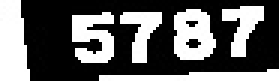
#> input picture database1/36.jpg, 93 x 27 px, given in place of 93.jpg, which was not available (shown 3 times larger)
$ python lpr.py   (older library calls are emulated)
#> lines starting #> are read from the running program, lines starting #| are printed output that depends on the picture; after the words box and inside, x2 and y2 are one past the last pixel; in counts of white or black regions, pixels touching at a corner belong together; pictures that were not available may be replaced by others from this repository, and a replacement may not be noted
### part.py
import cv2
import numpy as np
import imutils
from scipy.spatial import distance
import os
import datetime
from datetime import date
from datetime import datetime
# [102 lines left out: functions sort_contours, last_part, not called in this run]

def mid_part(mid):
    last11 = cv2.cvtColor(mid, cv2.COLOR_BGR2GRAY)
    wwlast, hwlast = last11.shape[::-1]
    last = mid[round(hwlast/2.6):round(hwlast/1.6),1:wwlast]
    last_lpgg = cv2.cvtColor(last, cv2.COLOR_BGR2GRAY)
    ret, thresh_block_lpgg = cv2.threshold(last_lpgg, 100, 255, cv2.THRESH_BINARY_INV)

    # Taking a matrix of size 5 as the kernel
    kernel = np.ones((3,3), np.uint8)
    last_erode = cv2.dilate(thresh_block_lpgg, kernel, iterations=2)
    contours = cv2.findContours(last_erode.copy(),cv2.RETR_TREE,cv2.CHAIN_APPROX_SIMPLE)
    contours = imutils.grab_contours(contours)
    contours = sorted(contours,key=cv2.contourArea, reverse = True)[:1]
    for c1 in contours:
        # approximate the contour
        x1,y1,w1,h1 = cv2.boundingRect(c1)
    print(w1)

    if w1>=48 and w1<=89:
        res = 'Ubonratchathani'
        print(res)
    if w1>=35 and w1 <=47:
        res = 'Sisaket'
    print(res)

    return res

def top_part(top):

    now = datetime.now() # current date and time

    year = now.strftime("%Y")
    print("year:", year)

    month = now.strftime("%m")
    print("month:", month)

    day = now.strftime("%d")
    print("day:", day)

    time = now.strftime("%H:%M:%S")
    print("time:", time)

    HH = now.strftime("%H")
    MM = now.strftime("%M")
    SS = now.strftime("%S")

    datess = str(day)+'_'+str(month)+'_'+str(year)+'_'
    timess = str(HH)+'_'+str(MM)+'_'+str(SS)

    last11 = cv2.cvtColor(top, cv2.COLOR_BGR2GRAY)
    wwlast, hwlast = last11.shape[::-1]
    last = top[1:round(hwlast/2.6),1:wwlast]
    list = os.listdir("C:/Users/SP3th/OneDrive/Desktop/License Plate Projecy/lpr/top_part_image") # dir is your directory path
    number_files = len(list)
    filename = 'top_part_image/' + str(datess) + str(timess) + '.jpg'
    cv2.imwrite(filename, last)
    path_f = filename
    return path_f

### lpr.py
import cv2
import numpy as np
import imutils
from scipy.spatial import distance
from part import last_part
from part import mid_part
from part import top_part
import mysql.connector
import subprocess, sys

def sort_contours(cnts, method="left-to-right"):
	# initialize the reverse flag and sort index
	reverse = False
	i = 0
	# handle if we need to sort in reverse
	if method == "right-to-left" or method == "bottom-to-top":
		reverse = True
	# handle if we are sorting against the y-coordinate rather than
	# the x-coordinate of the bounding box
	if method == "top-to-bottom" or method == "bottom-to-top":
		i = 1
	# construct the list of bounding boxes and sort them from top to
	# bottom
	boundingBoxes = [cv2.boundingRect(c) for c in cnts]
	(cnts, boundingBoxes) = zip(*sorted(zip(cnts, boundingBoxes),
		key=lambda b:b[1][i], reverse=reverse))
	# return the list of sorted contours and bounding boxes
	return (cnts, boundingBoxes)

database1 = [[28, 6, 35, 21, 32, 2, 34, 21],[46, 4, 60, 20, 49, 2, 48, 20], [66, 6, 80, 19, 69, 2, 68, 20],
[23,8,32,23,27,4,28,23],[40,7,54,21,42,4,42,24],[59,15,74,20,63,3,61,23],[78,8,94,22,82,3,78,23]]

# Find car on image for devide part
# Read the main image
img_rgb = cv2.imread('bicycle/bicycle/93.jpg') #1,2,32, 43, 50, 68, 69, 78, 79, 80 , 81, 88, 89, 90, 93
#> img_rgb is the input picture: shape (27, 93, 3); min 0, max 255, mean 99
img_rgb = imutils.resize(img_rgb,height=500)
#> img_rgb: shape (500, 1722, 3)
img_rgb2=img_rgb
img_rgbgg = cv2.cvtColor(img_rgb, cv2.COLOR_BGR2GRAY)
ww, hw = img_rgbgg.shape[::-1]
#> ww = 1722; hw = 500
img_rgb=img_rgb[50:hw,1:ww]
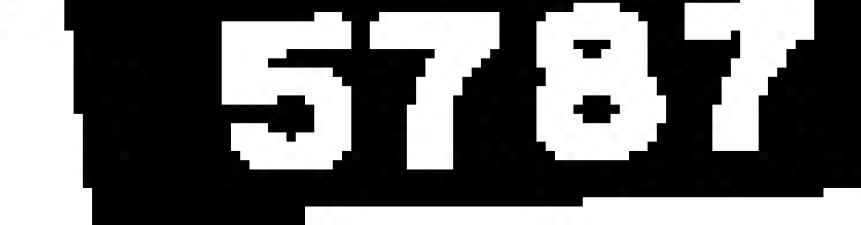
#> img_rgb: shape (450, 1721, 3) (shown at 1/2 size); min 0, max 255, mean 107.1
BLUnit = cv2.cvtColor(img_rgb, cv2.COLOR_BGR2GRAY)
BLTen = cv2.blur(BLUnit, (3, 3))
BLUnitG = BLUnit
sobelxBLUnit = cv2.Sobel(BLTen,cv2.CV_8U,1,0,ksize=3)
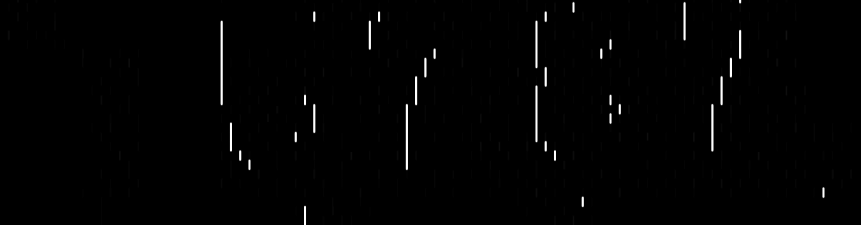
#> sobelxBLUnit: shape (450, 1721) (shown at 1/2 size); min 0, max 255, mean 2.3
ret2,threshold_imgBLUnit = cv2.threshold(sobelxBLUnit,0,255,cv2.THRESH_BINARY+cv2.THRESH_OTSU)
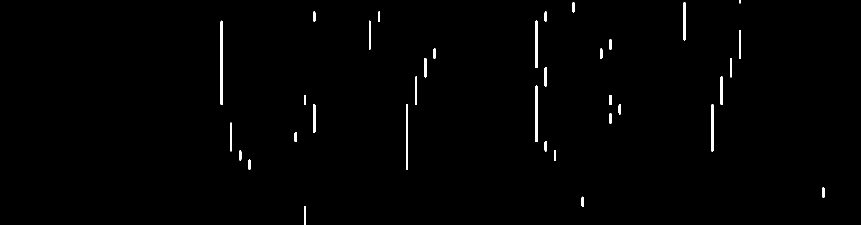
#> threshold_imgBLUnit: shape (450, 1721) (shown at 1/2 size); 0.84% white; 35 white regions, largest, box (x1, y1, x2, y2) and area: (441, 41, 446, 210) 835, (812, 208, 816, 340) 525, (1071, 171, 1075, 284) 450
#> ret2 = 120
element = cv2.getStructuringElement(shape=cv2.MORPH_RECT, ksize=(17, 1))
morph_img_thresholdBLUnit = threshold_imgBLUnit.copy()
cv2.morphologyEx(src=threshold_imgBLUnit, op=cv2.MORPH_CLOSE, kernel=element, dst=morph_img_thresholdBLUnit)
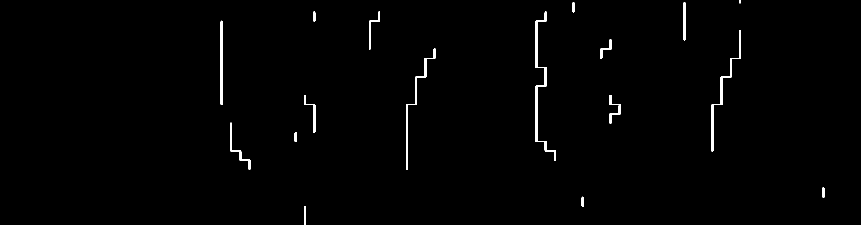
#> morph_img_thresholdBLUnit: shape (450, 1721) (shown at 1/2 size); 0.92% white; 17 white regions, largest, box (x1, y1, x2, y2) and area: (1071, 23, 1112, 321) 1454, (1423, 60, 1482, 303) 1076, (812, 97, 871, 340) 1076
# Creating kernel
kernel = np.ones((5, 5), np.uint8)
# Using cv2.erode() method
morph_img_thresholdBLUnit = cv2.erode(morph_img_thresholdBLUnit, kernel)
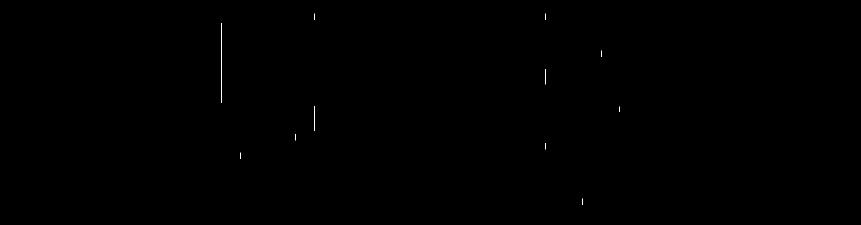
#> morph_img_thresholdBLUnit: shape (450, 1721) (shown at 1/2 size); 0.04% white in thin lines or dots, all inside (x1, y1, x2, y2) = (443, 27, 1240, 410)

# Taking a matrix of size 5 as the kernel
kernel = np.ones((15,15), np.uint8)
morph_img_thresholdBLUnit1 = cv2.dilate(morph_img_thresholdBLUnit, kernel, iterations=1)
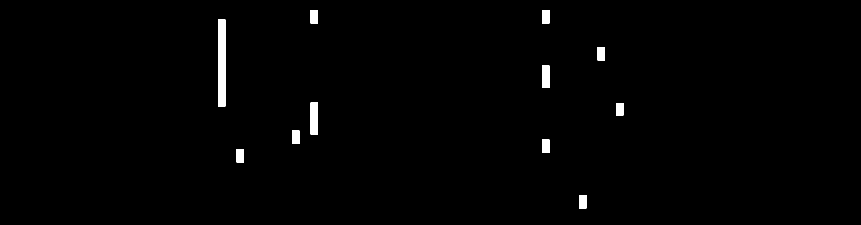
#> morph_img_thresholdBLUnit1: shape (450, 1721) (shown at 1/2 size); 0.96% white; 11 white regions

contoursBLUnit = cv2.findContours(morph_img_thresholdBLUnit1.copy(),cv2.RETR_TREE,
                                            cv2.CHAIN_APPROX_SIMPLE)
#> contoursBLUnit = 11 contours; largest, box (x1, y1, x2, y2) and area: (436, 39, 451, 213) 2422, (621, 205, 636, 269) 882, (1084, 131, 1099, 176) 616, (1158, 390, 1173, 417) 364, (473, 298, 488, 325) 364
contoursBLUnit = imutils.grab_contours(contoursBLUnit)
contoursBLUnit = sorted(contoursBLUnit,key=cv2.contourArea, reverse = True)[:1]
#> contoursBLUnit = [[[436, 39], [436, 212], [450, 212], [450, 39]]]
screenCnt = None
for c in contoursBLUnit:
    # approximate the contour
    x,y,w,h = cv2.boundingRect(c)
    cv2.rectangle(img_rgb,(x,y),(x+w,y+h),(0,255,0),2)
#> this loop made 1 pass
#> (c, x, y, w, h) on pass 1: ([[436, 39], [436, 212], [450, 212], [450, 39]], 436, 39, 15, 174)
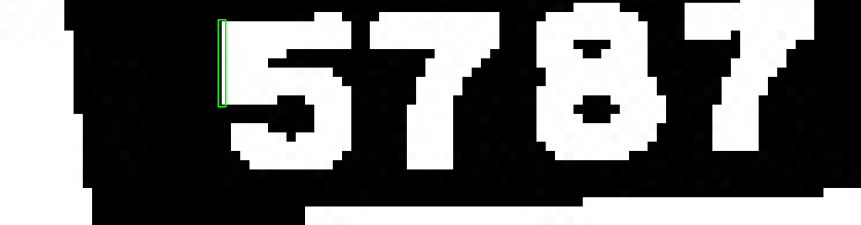
#> img_rgb: shape (450, 1721, 3) (shown at 1/2 size); 0.15% of pixels changed, all inside (x1, y1, x2, y2) = (435, 38, 453, 215)

block_lp = img_rgb2[y:y+h, x:x+w]
top = block_lp[1:25,1:200]
mid = block_lp[26:50,1:200]
last = block_lp[51:100,1:200]

topresult = top_part(top)
#> topresult = 'top_part_image/20_11_2026_22_08_34.jpg'
print(topresult)
#| top_part_image/20_11_2026_22_08_34.jpg
midresult = mid_part(mid)
#> in mid_part, `contours = cv2.findContours(last_erode.copy(),cv2.RETR_TREE,cv2.CHAIN_..`: contours = 1 contour; box (x1, y1, x2, y2) and area: (0, 0, 13, 6) 60
#> in mid_part, `contours = imutils.grab_contours(contours)`: contours = [[[0, 0], [0, 5], [12, 5], [12, 0]]]
#> the loop in mid_part, `for c1 in contours:` made 1 pass
#> (c1, x1, y1, w1, h1) on pass 1: ([[0, 0], [0, 5], [12, 5], [12, 0]], 0, 0, 13, 6)
#| 13
#> (the run stopped early here; a loop or call above may not have finished)

$ run again, on 1.JPG
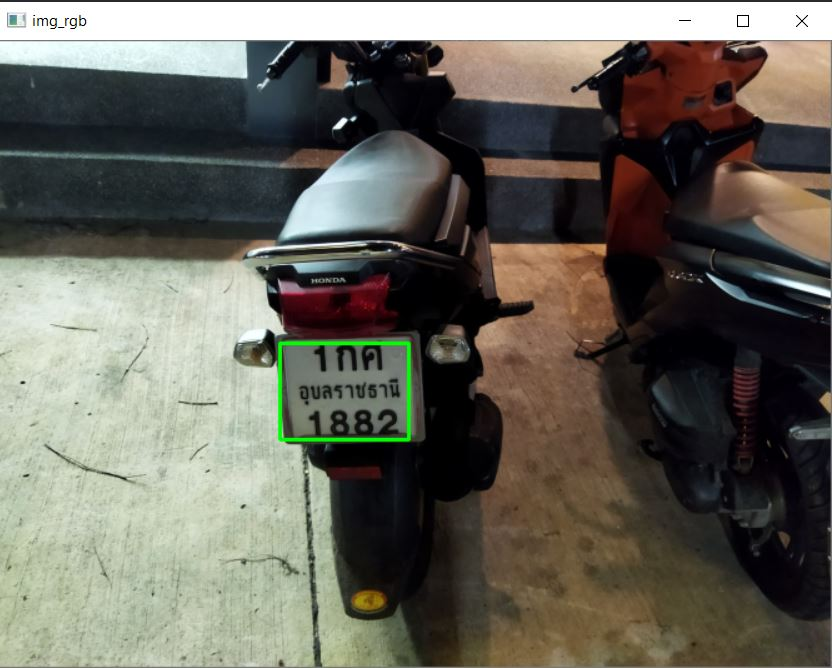
#> input picture 1.JPG, 832 x 668 px, given in place of 93.jpg, which was not available
#> img_rgb is the input picture: shape (668, 832, 3); mean B, G, R 92, 101.7, 103.7
#> `ret2,threshold_imgBLUnit = cv2.threshold(sobelxBLUnit,0,255,cv2.THRESH..`:
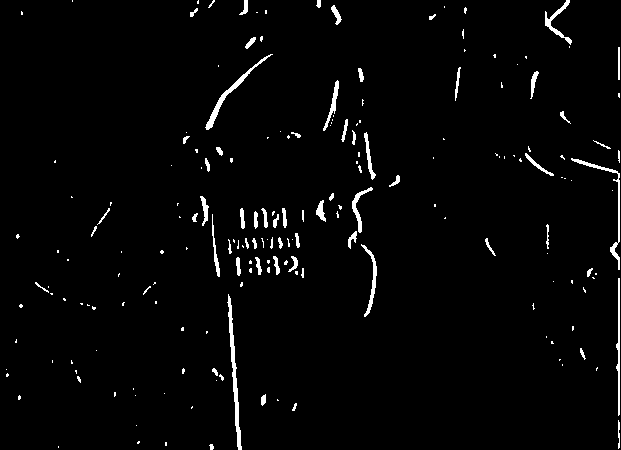
#> threshold_imgBLUnit: shape (450, 621); 2.3% white; 193 white regions (128 under 20 px), largest, box (x1, y1, x2, y2) and area: (227, 294, 242, 450) 600, (205, 54, 273, 130) 424, (571, 158, 620, 270) 404
#> ret2 = 73
#> morph_img_thresholdBLUnit1: shape (450, 621); 5.8% white; 13 white regions
#> `contoursBLUnit = cv2.findContours(morph_img_thresholdBLUnit1.copy(),cv..`: contoursBLUnit = 13 contours; largest, box (x1, y1, x2, y2) and area: (208, 200, 361, 280) 6734, (605, 145, 621, 450) 2352, (322, 99, 377, 178) 2096, (188, 200, 218, 231) 702, (210, 365, 241, 386) 572
#> `contoursBLUnit = sorted(contoursBLUnit,key=cv2.contourArea, reverse = ..`: contoursBLUnit = 1 contour; box (x1, y1, x2, y2) and area: (208, 200, 361, 280) 6734
#> the loop `for c in contoursBLUnit:` made 1 pass
#> (x, y, w, h) on pass 1: (208, 200, 153, 80)
#> topresult = 'top_part_image/20_11_2026_22_08_34.jpg'
#| top_part_image/20_11_2026_22_08_34.jpg
#> in mid_part, `last11 = cv2.cvtColor(mid, cv2.COLOR_BGR2GRAY)`:
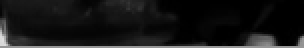
#> last11: shape (24, 152) (shown 2 times larger); min 0, max 221, mean 21.4
#> in mid_part, `contours = cv2.findContours(last_erode.copy(),cv2.RETR_TREE,cv2.CHAIN_..`: contours = 1 contour; box (x1, y1, x2, y2) and area: (0, 0, 151, 6) 750
#> in mid_part, `contours = imutils.grab_contours(contours)`: contours = [[[0, 0], [0, 5], [150, 5], [150, 0]]]
#> the loop in mid_part, `for c1 in contours:` made 1 pass
#> (c1, x1, y1, w1, h1) on pass 1: ([[0, 0], [0, 5], [150, 5], [150, 0]], 0, 0, 151, 6)
#| 151
